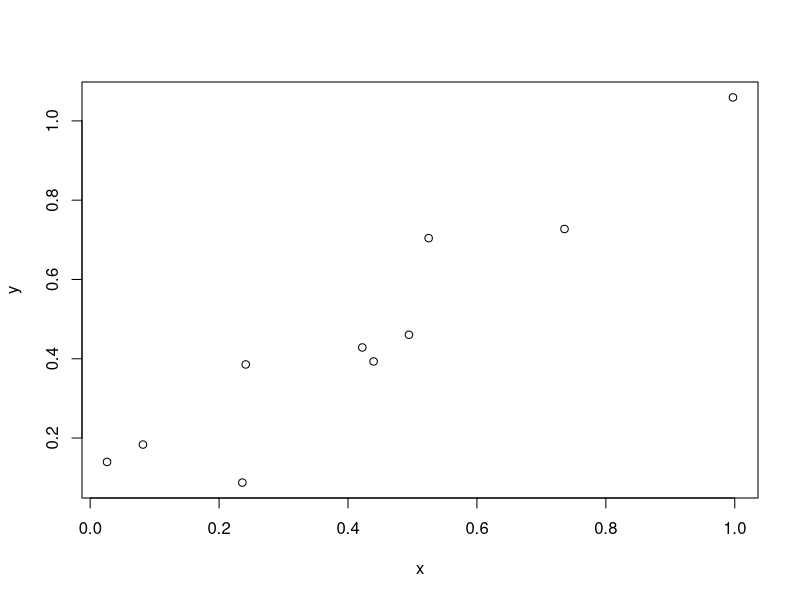

Generate this figure with R:
# Test script
# 
# Author: evberghe
###############################################################################


x <- runif(10)
y <- x+rnorm(10, sd=0.1)

plot(x, y)

